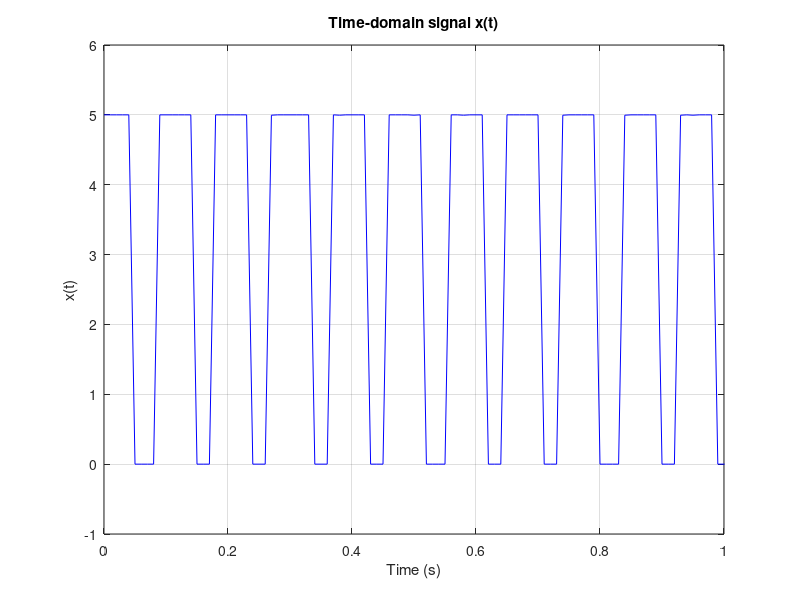

MATLAB code to generate this figure: (Note: this script raises an error after producing the figure.)
% E101: HW 9a
% Sebastian Heredia & Broderick Bownds
% dheredia@g.hmc.edu & brbownds@g.hmc.edu
% November 8, 2025

% Question 1): Find A, mean value a0, estimate T0

% Load data
load('HW9.mat'); % variable x

% Givens
Ts = 0.01;          % sec
Fs = 1 / Ts;        % Sampling Freq (Hz)
N = length (x);     % Number of samples
t = (0:N-1) * Ts;   % Time vector

% Plot HW9.mat signal
clc; clf;

figure(1);
plot(t, x, 'b');
xlim([0,1]); ylim([-1,6])
grid on;
xlabel('Time (s)'); ylabel('x(t)'); title('Time-domain signal x(t)');

% Find a0
a0 = mean(x);

% Find A
LOW = median(x(x < a0));    % Approx LOW signal (stable held signal)
HIGH = median(x(x > a0));   % Approx HIGH signal (stable held signal)
                            % Using min/max assumes no noise spikes (unstable)

A = HIGH - LOW;

% Find T0 (Rising-Edge)
dx = diff(x);                           % Difference between consecutive samples
half_A = 0.5*A;                         % Half the pulse height
rising_edges = find(dx > half_A);       % Save index where rising edges occur

T_samples = diff(rising_edges);         % Difference between rising edges
T0_samples = median(T_samples);         % Take median to avoid outlier spikes
T0 = T0_samples * Ts;                   % Convert to sec

fprintf('Question 1) : a0 = %.3f, A = %.3f, T0 = %.3f\n', a0, A, T0);
% SOLUTION: a0 = 3.2381
% SOLUTION: A = 5.0000
% SOLUTION: T0 = 0.0900 s

% ///////////////////////////////////////////////////////////////////////////////////// %

% Question 2): Choose 1000 data points from "HW9.mat" to perform the
% FFT using fdomain.m to plot magnitude vs frequency (Hz). Also 

x_section = x(1:1000); % data points

[X, f] = fdomain(x_section, Fs); % perform the FFT where X gives the complex 
                                % FFT result and f is the frequency vector
% Plot Magnitude vs Frequency
figure (2);
plot(f, abs(X), 'r');
xlabel('Frequency (Hz)');
ylabel('|X(f)|');
title('Magnitude Specturm vs. Frequency');

% Plot Magnitude vs. DFT index where k = [-500, 499]
X_shifted = fftshift(X);
k = -500:499;

figure(3);
plot(k, abs(X_shifted));
xlabel('DFT index (k)');
ylabel('|X(k)|');
title('Magnitude Spectrum vs. DFT index where k = [-500, 499]');
